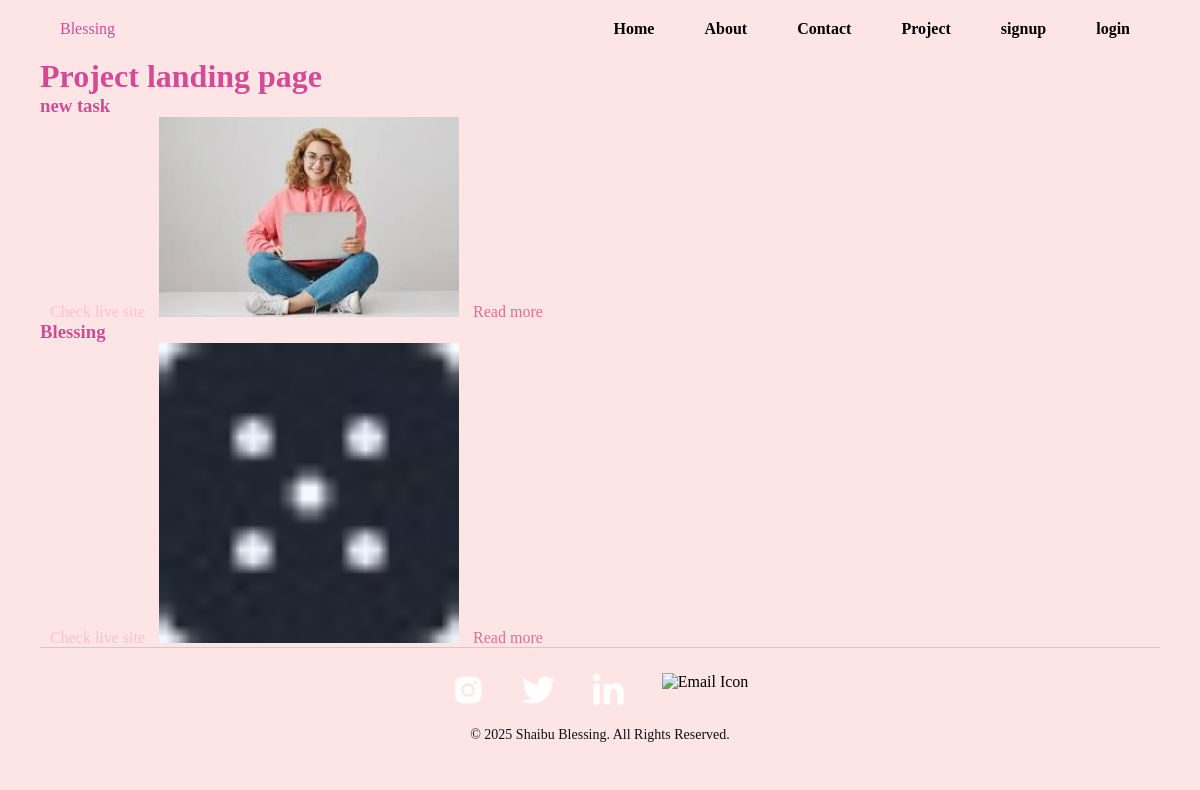
Page /project/ on the earlier database version.
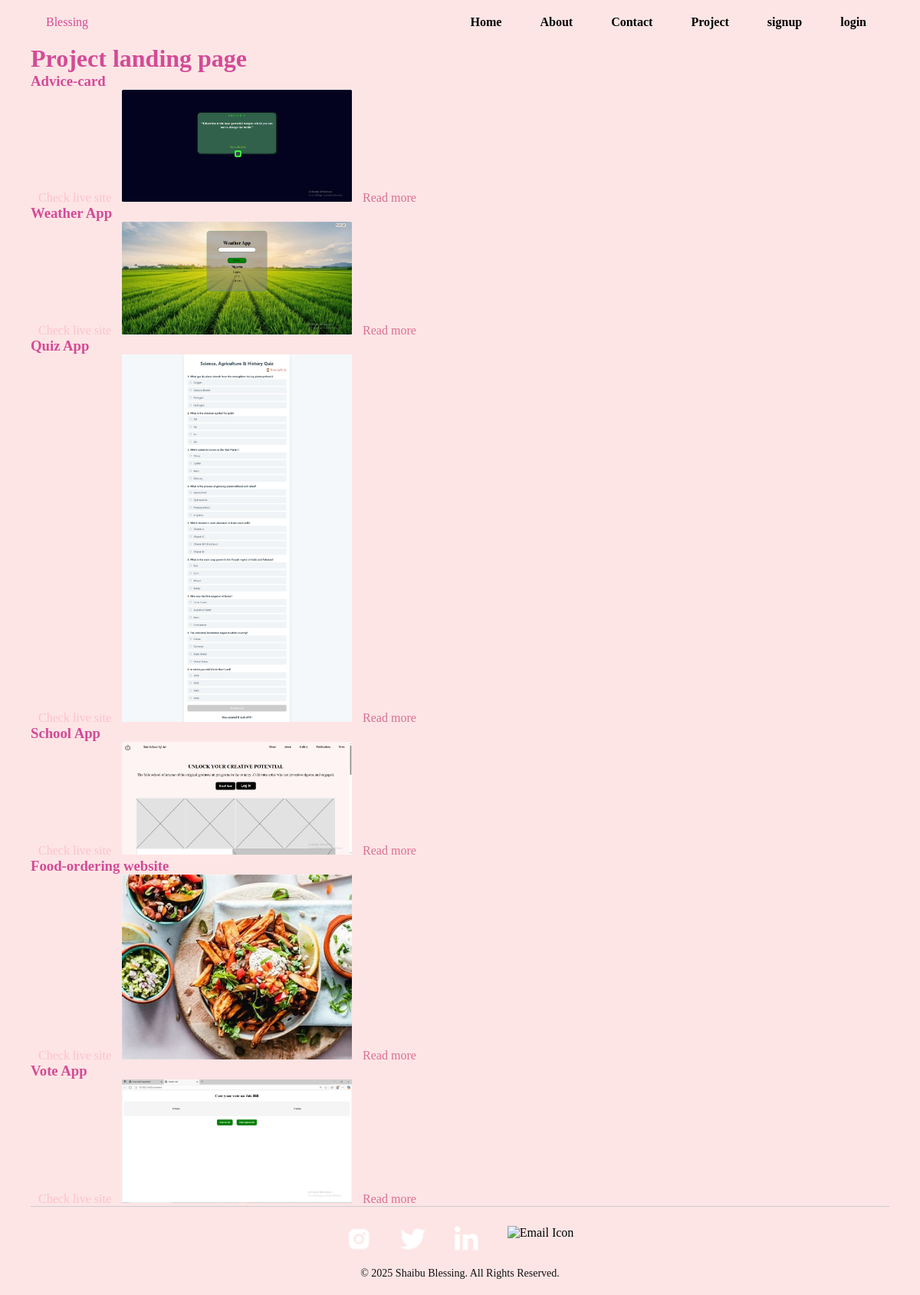
Same page on the later database version.
### project/models.py (models this page shows, shortened)
class Project(models.Model):
    name = models.CharField(max_length=225)
    description = models.TextField()
    url = models.URLField()
    date = models.DateTimeField(auto_now_add=True, blank=True, null=True)
    image = models.ImageField(default="sample.png", blank=True)

### project/views.py (the view)
# urls.py: path("", views.projects, name="projects"),
def projects(request):
    my_project = Project.objects.all()
    return render(request, "project/project.html", {"my_project" : my_project})

### project/templates/project/project.html
{% extends 'layout.html'%}
{% block main %}
<div class="important-stage" style="display: ">
<h1>Project landing page</h1>
{% for project in my_project %}
<h3>{{project.name}}</h3>
<a style="color: pink; " href={{project.url}} target="_blank">Check live site</a>
<img src="{{project.image.url}}"  width="300px" alt="{{project.name}}">
<a style="color:palevioletred;" href=" {% url 'detail_project' pk=project.pk %}">Read more</a>
{% endfor %}
</div>
{% endblock main %}

### templates/layout.html (shortened to what this page needs)
{% load static %}
<!DOCTYPE html>
<html lang="en">
<head>
    <link rel="stylesheet" href=" {% static 'https://cdngs.cloudflare.com/ajax/libs/font-awesome/6.5.0/css/all.min.css'%}">
    <link rel="stylesheet" href=" {% static 'css/style.css' %} ">
</head>
<body class="layout">
    <header>
        <nav>
        <div>Blessing</div>
    <ul>
        <li><a href="{% url 'home'%}">Home</a></li>
        <li><a href="{% url 'about'%}">About</a></li>
        <li><a href="{% url 'contact'%}">Contact</a></li>
        <li><a href="{% url 'projects'%}">Project</a></li>
         {% if user.is_authenticated  %}
         <form action="{% url 'logout'%}" method="post">
            {% csrf_token %}
            <button>Logout</button>
         </form>
        {% else %}
        <li><a href="{% url 'signup' %}">signup</a></li>
        <li><a href="{% url 'login' %}"> login</a></li>
        {% endif %}
    </ul>
    </nav>
    </header>
    <main>
        {% block main %}{% endblock main %}
    </main>
    {% load static %}
<footer class="site-footer">
  <div class="footer-social">
    <a href="https://instagram.com/yourprofile" target="_blank">
      <img src="{% static 'images/bx_bxl-instagram-alt.png' %}" alt="Instagram Icon" class="social-icon">
    </a>
    <a href="https://twitter.com/yourprofile" target="_blank">
      <img src="{% static 'images/akar-icons_twitter-fill.png' %}" alt="Twitter Icon" class="social-icon">
    </a>
    <a href="https://linkedin.com/in/yourprofile" target="_blank">
      <img src="{% static 'images/cib_linkedin-in.png' %}" alt="LinkedIn Icon" class="social-icon">
    </a>
    <a href="mailto:your.email@example.com">
      <img src="{% static 'images/cib_facebook-f.png '%}" alt="Email Icon" class="social-icon">
    </a>
  </div>
  <div class="footer-text">
    &copy; 2025 Shaibu Blessing. All Rights Reserved.
  </div>
</footer>
</body>
</html>

### static/css/style.css (style rules this page uses)
* { padding: 0; margin: 0 ; box-sizing: border-box; }
body { color: #d34b96; margin: 0 auto; background-color: #fde5e5; max-width: 1120px; }
nav { display: flex; padding: 20px; justify-content: space-between; }
nav > ul { display: flex; list-style: none; gap: 30px; z-index: 3; font-weight: bolder; }
.site-footer { background-color: ; color: #111; padding: 20px; text-align: center; border-top: 1px solid #ccc; }
.footer-social { display: flex; justify-content: center; gap: 15px; flex-wrap: wrap; margin-bottom: 10px; }
.footer-social a { display: inline-block; }
.social-icon { width: 35px; height: 35px; transition: transform 0.3s, opacity 0.3s; filter: invert(0%); }
.footer-text { font-size: 14px; }

Differences in the rows shown:
removed Project: name "new task", image (picture)
removed Project: name "Blessing", image (picture)
added Project: name "Advice-card", image (picture)
added Project: name "Weather App", image (picture)
added Project: name "Quiz App", image (picture)
added Project: name "School App", image (picture)
added Project: name "Food-ordering website", image (picture)
added Project: name "Vote App", image (picture)
